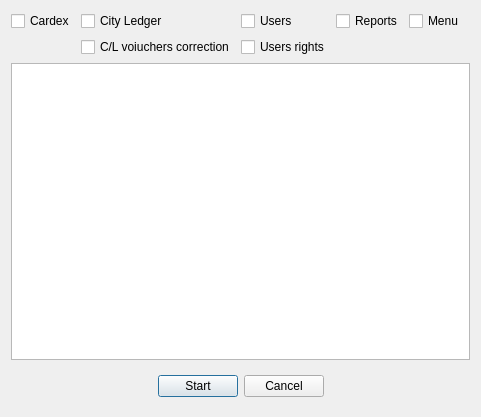
<?xml version="1.0" encoding="UTF-8"?>
<ui version="4.0">
 <class>DlgExportOther</class>
 <widget class="QDialog" name="DlgExportOther">
  <property name="geometry">
   <rect>
    <x>0</x>
    <y>0</y>
    <width>437</width>
    <height>417</height>
   </rect>
  </property>
  <property name="windowTitle">
   <string>Export data</string>
  </property>
  <layout class="QGridLayout" name="gridLayout">
   <item row="0" column="2">
    <widget class="QCheckBox" name="chUsers">
     <property name="text">
      <string>Users</string>
     </property>
    </widget>
   </item>
   <item row="0" column="0">
    <widget class="QCheckBox" name="chCardex">
     <property name="text">
      <string>Cardex</string>
     </property>
    </widget>
   </item>
   <item row="0" column="1">
    <widget class="QCheckBox" name="chCityLedger">
     <property name="text">
      <string>City Ledger</string>
     </property>
    </widget>
   </item>
   <item row="2" column="0" colspan="6">
    <widget class="QPlainTextEdit" name="teLog"/>
   </item>
   <item row="0" column="3">
    <widget class="QCheckBox" name="chReports">
     <property name="text">
      <string>Reports</string>
     </property>
    </widget>
   </item>
   <item row="0" column="4">
    <widget class="QCheckBox" name="chMenu">
     <property name="text">
      <string>Menu</string>
     </property>
    </widget>
   </item>
   <item row="3" column="0" colspan="6">
    <widget class="QWidget" name="widget" native="true">
     <layout class="QHBoxLayout" name="horizontalLayout">
      <item>
       <spacer name="horizontalSpacer">
        <property name="orientation">
         <enum>Qt::Horizontal</enum>
        </property>
        <property name="sizeHint" stdset="0">
         <size>
          <width>114</width>
          <height>20</height>
         </size>
        </property>
       </spacer>
      </item>
      <item>
       <widget class="QPushButton" name="btnStart">
        <property name="text">
         <string>Start</string>
        </property>
       </widget>
      </item>
      <item>
       <widget class="QPushButton" name="btnCancel">
        <property name="text">
         <string>Cancel</string>
        </property>
       </widget>
      </item>
      <item>
       <spacer name="horizontalSpacer_2">
        <property name="orientation">
         <enum>Qt::Horizontal</enum>
        </property>
        <property name="sizeHint" stdset="0">
         <size>
          <width>113</width>
          <height>20</height>
         </size>
        </property>
       </spacer>
      </item>
     </layout>
    </widget>
   </item>
   <item row="1" column="1">
    <widget class="QCheckBox" name="chCorrectCLNames">
     <property name="text">
      <string>C/L voiuchers correction</string>
     </property>
    </widget>
   </item>
   <item row="1" column="2">
    <widget class="QCheckBox" name="chUserRights">
     <property name="text">
      <string>Users rights</string>
     </property>
    </widget>
   </item>
  </layout>
 </widget>
 <resources/>
 <connections/>
</ui>
